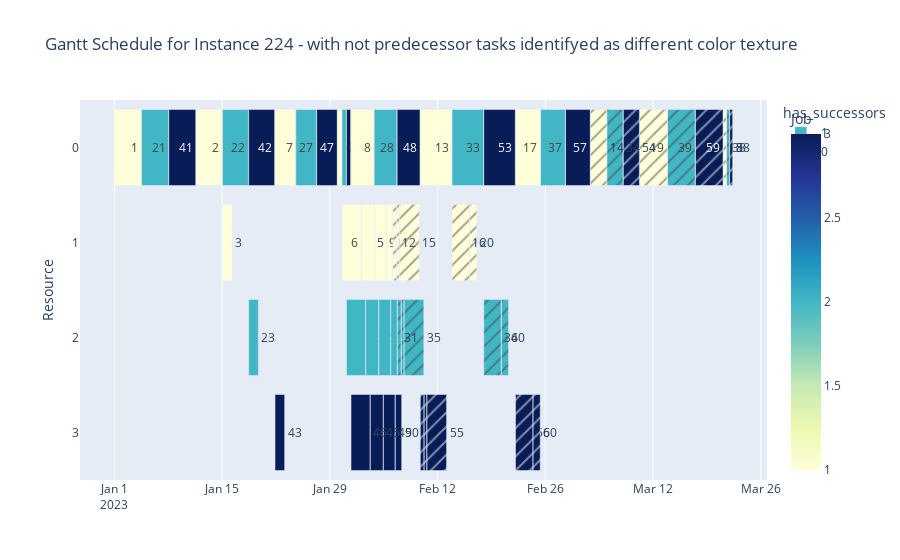

The code cell stored with this chart in its notebook:
### Code cell
solutions_filepath = "../data/solutions/MMTSP-SAC_swap/"
instances_path = "../data/input/HRTInstances"

instance = read_input_files.read_file(
    os.path.join(instances_path, f"Instance_{instance_number}.txt")
)

df = read_solutions_files.get_solution_from_instance(
    solutions_filepath, instances_path, instance_number
).sort_values("Resource")
# gantt.plot_gantt_chart(df, instance_number)
gantt.plot_gantt_chart_with_predecessor_flag(
    prepare_resources.add_predecessor_flag(df, instance), instance_number
)

### Figure 1 — Plotly figure (JSON) as saved in the notebook; plotly's stock layout.template omitted (floating-point values rounded to 4 significant figures)
{"data": [{"alignmentgroup": "True", "base": ["2023-01-01T00:00:00", "2023-02-28T15:00:00", "2023-02-25T09:00:00", "2023-02-22T03:00:00", "2023-02-18T00:00:00", "2023-02-13T21:00:00", "2023-02-09T18:00:00", "2023-02-03T18:00:00", "2023-01-04T13:00:00", "2023-01-08T02:00:00", "2023-01-15T01:00:00", "2023-01-18T11:00:00", "2023-01-21T21:00:00", "2023-01-11T15:00:00", "2023-01-27T07:00:00", "2023-01-30T00:00:00", "2023-01-30T14:00:00", "2023-01-31T04:00:00", "2023-01-31T18:00:00", "2023-01-24T14:00:00", "2023-02-06T18:00:00", "2023-02-05T08:00:00", "2023-02-03T19:00:00", "2023-02-02T02:00:00", "2023-01-30T14:00:00", "2023-01-15T01:00:00", "2023-01-31T04:00:00", "2023-02-02T16:00:00", "2023-02-04T09:00:00", "2023-02-05T22:00:00", "2023-01-18T11:00:00", "2023-02-06T12:00:00", "2023-02-04T23:00:00", "2023-02-03T06:00:00", "2023-01-31T18:00:00", "2023-01-21T21:00:00"], "customdata": [[1], [57], [37], [17], [53], [33], [13], [28], [21], [41], [22], [42], [7], [2], [47], [4], [24], [44], [8], [27], [48], [10], [9], [5], [6], [3], [26], [25], [29], [30], [23], [50], [49], [45], [46], [43]], "hovertemplate": "has_successors=1<br>Start=%{base}<br>Finish=%{x}<br>Resource=%{y}<br>Task=%{customdata[0]}<br>Job=%{marker.color}<extra></extra>", "legendgroup": "1", "marker": {"color": [1, 3, 2, 1, 3, 2, 1, 2, 2, 3, 2, 3, 1, 1, 3, 1, 2, 3, 1, 2, 3, 1, 1, 1, 1, 1, 2, 2, 2, 2, 2, 3, 3, 3, 3, 3], "coloraxis": "coloraxis", "pattern": {"shape": ""}}, "name": "1", "offsetgroup": "1", "orientation": "h", "showlegend": true, "text": [1, 57, 37, 17, 53, 33, 13, 28, 21, 41, 22, 42, 7, 2, 47, 4, 24, 44, 8, 27, 48, 10, 9, 5, 6, 3, 26, 25, 29, 30, 23, 50, 49, 45, 46, 43], "textposition": "auto", "type": "bar", "x": [302400000, 277200000, 277200000, 277200000, 352800000, 352800000, 352800000, 255600000, 302400000, 302400000, 291600000, 291600000, 230400000, 291600000, 230400000, 46800000, 46800000, 46800000, 255600000, 230400000, 255600000, 72000000, 129600000, 144000000, 212400000, 108000000, 212400000, 144000000, 129600000, 72000000, 108000000, 72000000, 129600000, 144000000, 212400000, 108000000], "xaxis": "x", "y": ["0", "0", "0", "0", "0", "0", "0", "0", "0", "0", "0", "0", "0", "0", "0", "0", "0", "0", "0", "0", "0", "1", "1", "1", "1", "1", "2", "2", "2", "2", "2", "3", "3", "3", "3", "3"], "yaxis": "y"}, {"alignmentgroup": "True", "base": ["2023-03-21T13:00:00", "2023-03-21T03:00:00", "2023-03-17T12:00:00", "2023-03-13T21:00:00", "2023-03-10T06:00:00", "2023-03-08T03:00:00", "2023-03-06T00:00:00", "2023-03-03T21:00:00", "2023-03-21T23:00:00", "2023-02-16T04:00:00", "2023-02-06T05:00:00", "2023-02-13T21:00:00", "2023-02-07T02:00:00", "2023-02-06T17:00:00", "2023-02-07T07:00:00", "2023-02-07T16:00:00", "2023-02-06T19:00:00", "2023-02-20T07:00:00", "2023-02-18T00:00:00", "2023-02-22T03:00:00", "2023-02-10T06:00:00", "2023-02-09T18:00:00", "2023-02-24T10:00:00", "2023-02-10T15:00:00"], "customdata": [[38], [18], [59], [39], [19], [54], [34], [14], [58], [20], [11], [16], [15], [12], [32], [35], [31], [40], [36], [56], [52], [51], [60], [55]], "hovertemplate": "has_successors=0<br>Start=%{base}<br>Finish=%{x}<br>Resource=%{y}<br>Task=%{customdata[0]}<br>Job=%{marker.color}<extra></extra>", "legendgroup": "0", "marker": {"color": [2, 1, 3, 2, 1, 3, 2, 1, 3, 1, 1, 1, 1, 1, 2, 2, 2, 2, 2, 3, 3, 3, 3, 3], "coloraxis": "coloraxis", "pattern": {"shape": "/"}}, "name": "0", "offsetgroup": "0", "orientation": "h", "showlegend": true, "text": [38, 18, 59, 39, 19, 54, 34, 14, 58, 20, 11, 16, 15, 12, 32, 35, 31, 40, 36, 56, 52, 51, 60, 55], "textposition": "auto", "type": "bar", "x": [32400000, 32400000, 309600000, 309600000, 309600000, 180000000, 180000000, 180000000, 32400000, 79200000, 39600000, 194400000, 219600000, 28800000, 28800000, 219600000, 39600000, 79200000, 194400000, 194400000, 28800000, 39600000, 79200000, 219600000], "xaxis": "x", "y": ["0", "0", "0", "0", "0", "0", "0", "0", "0", "1", "1", "1", "1", "1", "2", "2", "2", "2", "2", "3", "3", "3", "3", "3"], "yaxis": "y"}], "layout": {"barmode": "overlay", "coloraxis": {"colorbar": {"title": {"text": "Job"}}, "colorscale": [[0, "rgb(255,255,217)"], [0.125, "rgb(237,248,177)"], [0.25, "rgb(199,233,180)"], [0.375, "rgb(127,205,187)"], [0.5, "rgb(65,182,196)"], [0.625, "rgb(29,145,192)"], [0.75, "rgb(34,94,168)"], [0.875, "rgb(37,52,148)"], [1, "rgb(8,29,88)"]]}, "legend": {"title": {"text": "has_successors"}, "tracegroupgap": 0}, "title": {"text": "Gantt Schedule for Instance 224 - with not predecessor tasks identifyed as different color texture"}, "xaxis": {"anchor": "y", "domain": [0, 1], "type": "date"}, "yaxis": {"anchor": "x", "autorange": "reversed", "domain": [0, 1], "title": {"text": "Resource"}}}}
